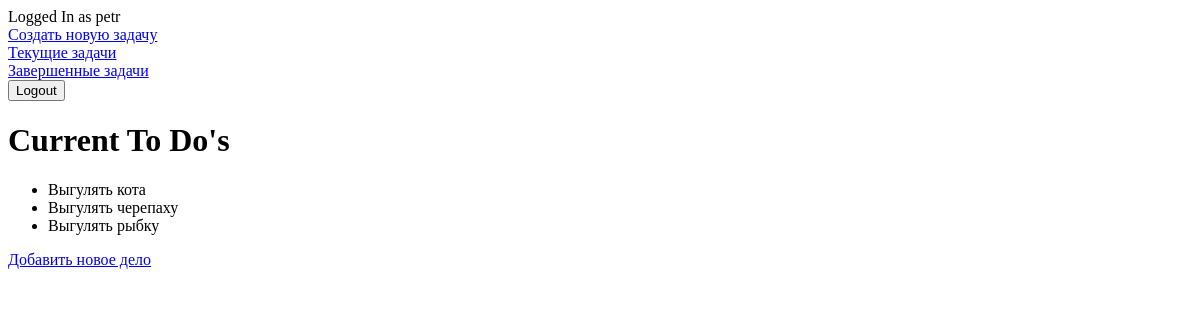
The page /current/ (signed in) on the database as committed earlier.
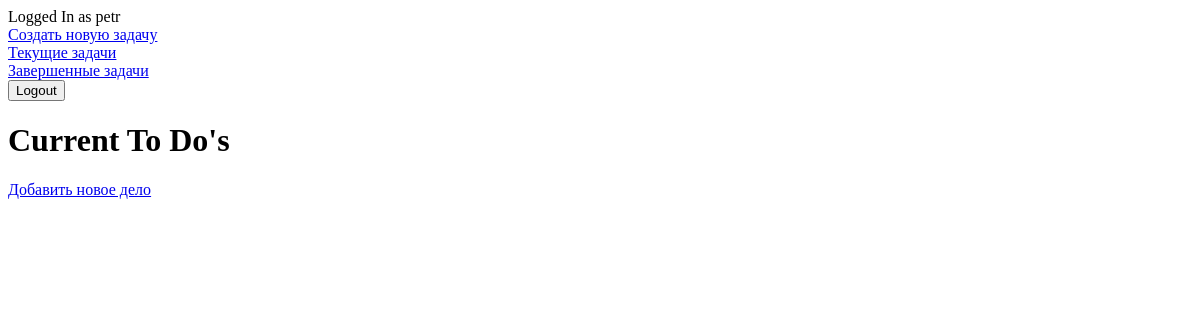
The same page on the database as committed later.
### todo/models.py (models this page shows, shortened)
class TODO(models.Model):
    title = models.CharField(max_length = 100)
    description = models.TextField(max_length = 500, blank = True)
    creation_date = models.DateTimeField(auto_now_add = True)
    completion_date = models.DateTimeField(null = True, blank = True)
    important_check = models.BooleanField(default = False)
    user = models.ForeignKey(User, on_delete = models.CASCADE)

### todo/views.py (the view)
# urls.py: path('current/', views.currenttodos, name = 'currenttodos'),
@login_required
def currenttodos(request):
    todo_tasks = TODO.objects.filter(user = request.user, completion_date__isnull = True)
    return render(request, 'todo/currenttodos.html', {'tasks': todo_tasks})

### todo/templates/todo/currenttodos.html
{% extends 'todo/base.html' %}
{% block content %}
<h1>Current To Do's</h1>
<ul>
    {% for task in tasks %}
    <li>{{ task.title }}</li>
    {% endfor %}
</ul>
<a href = "{% url 'createtodos' %}">Добавить новое дело</a>
{% endblock %}

Rows that differ between the two databases and show on the page:
no longer on this page (row edited): TODO: title "Выгулять кота"
no longer on this page (row edited): TODO: title "Выгулять черепаху"
no longer on this page (row edited): TODO: title "Выгулять рыбку"
